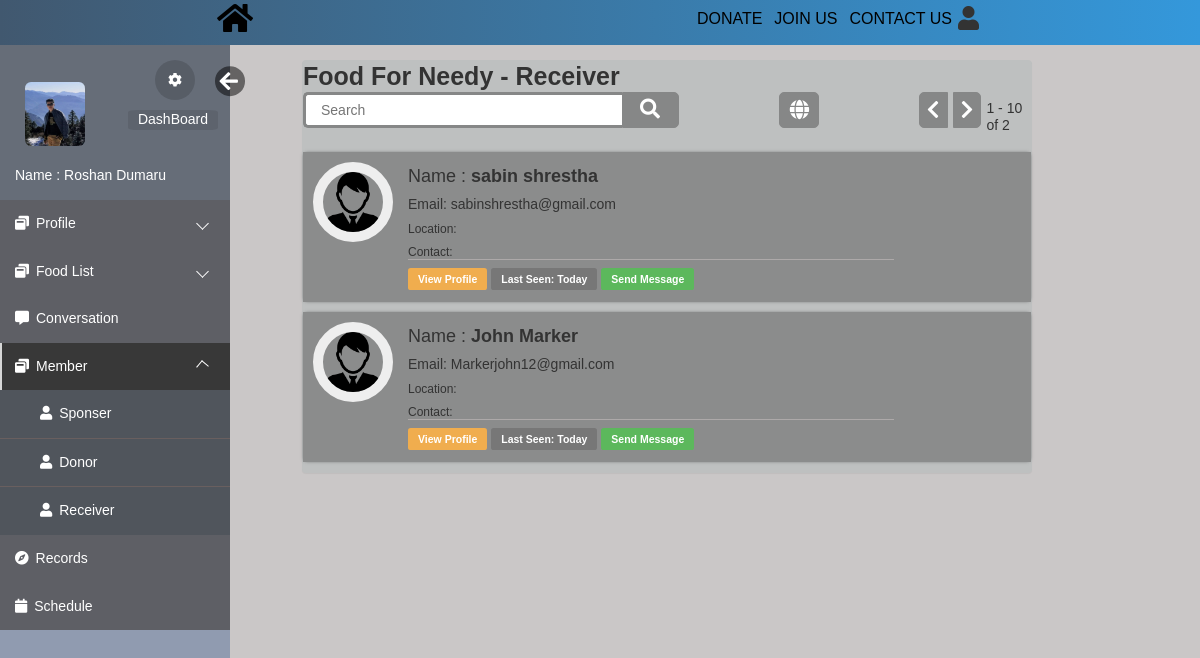
Screenshot of /html/receiver.php (signed in) with the database file from the repository.
### tables this page shows
CREATE TABLE `register` (
  `reg_id` int(10) UNSIGNED NOT NULL,
  `username` varchar(20) NOT NULL,
  `pic` varchar(255) DEFAULT NULL,
  `user_type` varchar(20) DEFAULT NULL,
  `firstname` varchar(20) NOT NULL,
  `lastname` varchar(20) NOT NULL,
  `email` varchar(40) DEFAULT NULL,
  `location` varchar(30) DEFAULT NULL,
  `contact` text DEFAULT NULL COMMENT 'Contact No',
  `dob` date DEFAULT NULL,
  `created_at` timestamp NOT NULL DEFAULT current_timestamp(),
  `updated_at` datetime DEFAULT NULL ON UPDATE current_timestamp(),
  `password` varchar(40) NOT NULL,
  `secret_key` varchar(6) DEFAULT NULL,
  `verified` tinyint(1) NOT NULL DEFAULT 0,
  `verifiedby_id` int(6) NOT NULL DEFAULT 0 COMMENT 'Verified By',
  `remark` varchar(50) DEFAULT NULL,
  `status` tinyint(4) DEFAULT 1,
  `code` varchar(10) DEFAULT NULL
);

### html/receiver.php (the view, shortened to what this page needs)
<?php
$search=0;
$pos10=10;
$pos=@$_GET['pos'];
 ?>
<!DOCTYPE html>
<html lang="en">
<head>
    <link rel="stylesheet" href="https://maxcdn.bootstrapcdn.com/bootstrap/3.3.6/css/bootstrap.min.css">
    <link rel="stylesheet" href="https://maxcdn.bootstrapcdn.com/font-awesome/4.6.3/css/font-awesome.min.css">
    <link rel="stylesheet" href="../css/loginindex.css">
    <link rel="stylesheet" href="css/editprofile.css">
    <link rel="stylesheet" href="css/index.css">
    <link rel="stylesheet" href="https://use.fontawesome.com/releases/v5.3.1/css/all.css">
</head>
<body>
    <div class="navbars">
        <div class="nav0">
            <a href="../index.html"><i class="fa fa-home fa-2x" aria-hidden="true"></i></a>
        </div>
        <div class="navbars1">
            <div class="nav3"><i class="fa fa-user fa-3x"></i>
            </div>
            <div class="nav4"><a href="">CONTACT US</a></div>
            <div class="nav2"><a href="login.php">JOIN US</a></div>
            <div class="nav1"><a href="">DONATE</a></div>
        </div>
    </div>
    <div class="body_wrapper">
        <div class="sidemenu" id="mySidebar">
            <ul>
                <div class="me userBg">
                <div class="images">
                    <img style="margin-top:22px;border-radius: 10%;" src="files/<?php if($_SESSION['pic']==null){echo 'user.png';}else{ echo $_SESSION['pic'];}?>" width="60";>
                    </div>
                    <div class="myinfo">
                        <p class="name">Name :<?php echo $_SESSION['name']?></p>
                    </div>
                    <button class="setting">
                        <a href="editprofile.php"><i class="fa fa-cog" aria-hidden="true"></i></a>
                    </button>
                    <a id="hide" href="#" onclick="closeNav()"><i class="fa fa-arrow-left" aria-hidden="true"></i></a>
                    <button class="cloud">
                        <a href="index.php">DashBoard</a>
                    </button>
                </div>
                <li class="dropdown">
                    <a href="#"><span class="icon"><i class="fa fa-window-restore"></i></span><span>Profile</span></a>
                </li>
                <li class="dropdown">
                    <a href="#"><span class="icon"><i class="fa fa-window-restore"></i></span><span>Food List</span></a>
                </li>
                <li><a href="chat.php"><span class="icon"><i class="fa fa-commenting"></i></span><span>Conversation</span></a></li>
                <li class="dropdown active">
                    <a href="#"><span class="icon"><i class="fa fa-window-restore"></i></span><span>Member</span></a>
                    <ul>
                        <li><a href="sponser.php"><span class="icon"><i class="fa fa-user"></i></span><span>Sponser</span></a></li>
                        <li><a href="donor.php"><span class="icon"><i class="fa fa-user"></i></span><span>Donor</span></a></li>
                        <li><a href="#"><span class="icon"><i class="fa fa-user"></i></span><span>Receiver</span></a></li>
                    </ul>
                    </li>
                <li><a href="records.php"><span class="icon"><i class="fa fa-compass"></i></span><span>Records</span></a></li>
                <li><a href="schedule.php"><span class="icon"><i class="fa fa-calendar"></i></span><span>Schedule</span></a></li>
            </ul>
        </div>
        <div class="container">
            <div class="col-md-8 col-sm-9 contains">
                <div class="panel profile-panel">
        <caption><b style="font-size:25px;">Food For Needy - Receiver</b></caption>
        <br>
        <form action="receiver.php" method="POST">
            <div class="search">
                <input type="text" style="color:black" class="searchTerm" placeholder="Search" name="search" required="required">
                <button type="submit" name="searchsubmit" class="searchButton">
                 <i class="fa fa-search"></i>
                 </button>
                 <a class="globe" href="receiver.php?pos=9999"><i class="fa fa-globe"></i></a>
                  <?php
                          $sql = "SELECT * from `register` WHERE  `user_type`='Receiver'";
                            require_once("DBConnect.php");
                            $resulttotal = $conn-> query($sql);
                            $total = mysqli_num_rows($resulttotal);
                            if($pos==null){$pos=0;
                                $pos10=$pos+10;}else{
                                    $pos10=10;
                                }
                            ?>
              <?php if($pos==null){$pos=0;}?>
              <?php if($pos>0){?>
              <a class="navileft" href="receiver.php?pos=<?php echo $pos-10;?>"><i class="fa fa-chevron-left"></i></a>
              <?php }else { ?>
              <a class="navileft"><i class="fa fa-chevron-left"></i></a>
              <?php } if(($pos+10)<$total){ ?>
              <a class="naviright" href="receiver.php?pos=<?php echo $pos+10;?>"><i class="fa fa-chevron-right"></i></a>
              <?php } else { ?>
                <a class="naviright"><i class="fa fa-chevron-right"></i></a>
              <?php } ?>
              <p style="margin:8px 0 0 5px"><?php echo ($pos+1)." - ".($pos+10);?> of <?php echo $total?></p>
            </div>
    </form>
        <br>
    <?php
     require_once("DBConnect.php");
         if($search==1){
             $sql = "SELECT * from register WHERE `user_type`='Receiver' AND `firstname`='$search_name' ";
         }else{
         $sql = "SELECT * from register WHERE `user_type`='Receiver' AND 1 Limit $pos, $pos10";
         }
     $result = $conn-> query($sql);
     if($result-> num_rows >0){
        while($row = $result-> fetch_assoc()){
            ?>
    <div class="row">
<div class="col-md-12">
    <div class="media">
        <a class="pull-left" href="#">
            <img class="media-object dp img-circle" src="<?php if($row['pic']==null){?>files/user.png<?php }else{?> files/<?php echo $row['pic'];}?>" style="width: 80px;height:80px;">
        </a>
        <div class="media-body">
            <h4 class="media-heading">Name :<strong> <?=$row['firstname']." ".$row['lastname']?></strong></h4>
            <h5>Email: <?=$row['email']?></h5>
            <h6>Location: <?=$row['location']?></h6>
            <h6>Contact: <?=$row['contact']?></h6>
            <hr class="blackLine">
            <a href="viewprofile.php?view=<?=$row['username']?>"><span class="label label-warning">View Profile</span></a>
            <a><span class="label label-default">Last Seen: Today</span></a>
            <a href="chat.php?session_name=<?=$row['username']?>"><span class="label label-success">Send Message</span></a>
        </div>
    </div>
</div>
</div>
         <?php  }}?>
                </div>
            </div>
        </div>
    </div>
</body>
</html>

### css/loginindex.css (style rules this page uses)
* { margin: 0; padding: 0; font-family: sans-serif; list-style: none; text-decoration: none; }
.me #hide, .me #show { position: absolute; transform: scale(1.5); right: -60px; bottom: 95px; width: 20px; padding-top: 2px; padding-left: 3px; color: #FFF; border-radius: 0%; border-style: initial; border-radius: 50%; background: rgba(0, 0, 0, 0.5); }
#mySidebar { transition: 0.4s; }

### html/css/editprofile.css (style rules this page uses)
.sidemenu { float: left; }
.me { position: relative; width: calc(100% - 50px); height: 140px; padding: 15px 25px; margin-bottom: 15px; }
.me .setting { position: absolute; right: -15px; bottom: 85px; width: 40px; height: 40px; padding-top: 2px; color: #FFF; border-radius: 100%; border-style: none; background: rgba(0, 0, 0, 0.15); }
.me .setting a, .me .cloud a { color: #fff; }
.me .cloud { position: absolute; right: -38px; bottom: 55px; height: 20px; color: #FFF; border-style: none; border-radius: 10%; background: rgba(0, 0, 0, 0.09); }
.me .cloud a { padding: 15px 10px 15px 10px; }
.me .myinfo { position: absolute; left: 40px; bottom: 1px; font-size: 14px; color: #FFF; }
.myinfo .name { margin: 0 0 0 -25px; }
.profile-panel { margin-top: 2%; background-color: rgb(190, 192, 192); }
.navbars { display: flex; flex-direction: row; flex-wrap: wrap-reverse; font-size: 1.1rem; justify-content: space-around; background: #2c3e50; background: -webkit-linear-gradient(to left, #3498db, #41586f); background: linear-gradient(to left, #3498db, #41586f); padding-top: 10px; height: 45px; }
.navbars1 { display: flex; flex-direction: row-reverse; flex-wrap: wrap-reverse; font-size: 1.1rem; }
.navbars a { text-decoration: none; color: black; font-size: 1.6rem; font-family: 'Franklin Gothic Medium', 'Arial Narrow', Arial, sans-serif; padding: 6px; }
.navbars>div { margin: 2px; margin-bottom: 10px; margin-right: 1%; margin-top: 4px; text-align: center; font-size: 0.8rem; z-index: 999; }
.navbars .nav3, .navbars .nav0 { margin-top: -3px; cursor: pointer; position: relative; z-index: 3; }

### html/css/index.css (style rules this page uses)
*, *::after, *::before { padding: 0px; margin: 0px; box-sizing: border-box; }
body { font-family: "Quicksand", "SolaimanLipi", sans-serif; font-size: 14px; }
hr.blackLine { border-color: #ada9a9; margin-top: -10px; margin-bottom: 10px; width: 80%; }
.body_wrapper { width: 100%; height: 100%; background: #cac7c7; overflow: hidden; }
.sidemenu { float: left; width: 230px; height: calc(100vh - 10px); background: #909bb0; scrollbar-width: none; }
.sidemenu>ul { background: #666d78; }
.sidemenu>ul>li>a { display: block; position: relative; color: #fff; text-decoration: none; padding: 15px; background: rgba(87, 83, 83, 0.5); }
.sidemenu>ul>li>a>span { margin-right: 7px; }
.sidemenu>ul>li.active>a { background: #383838; color: #ffffff; }
.sidemenu>ul>li.active>a::before { display: block; position: absolute; content: ""; height: 100%; left: 0; top: 0; width: 2px; background-color: #d6d6d6; }
.sidemenu>ul>li>ul>li+li { border-top: 1px solid #695f5f; }
.sidemenu>ul>li>ul>li>a { text-decoration: none; display: block; width: 100%; color: #fff; padding: 15px; background: #50555c; padding-left: 40px; }
.sidemenu>ul>li>ul>li>a>span { margin-right: 7px; }
.sidemenu>ul>.dropdown>a { position: relative; display: block; }
.sidemenu>ul>.dropdown>a::after { content: ""; position: absolute; top: 40%; right: 10%; display: block; height: 9px; width: 9px; border-left: 1px solid #fff; border-bottom: 1px solid #fff; transition: 0.5s; transform: rotate(-45deg); }
.sidemenu>ul>.dropdown>ul { overflow: hidden; transform: 0.3s; transition: 0.3s; height: 0px; }
.sidemenu>ul>.dropdown-open>a { background: #49415482; }
.sidemenu>ul>.dropdown-open>a::after { transform: rotate(130deg); }
.sidemenu>ul>.dropdown-open>ul { transition: all 0.2s; }

### rows the page displays
register: firstname "sabin", lastname "shrestha", email "sabinshrestha@gmail.com"
register: firstname "John", lastname "Marker", email "Markerjohn12@gmail.com"

### other values shown
$_SESSION['name'] "Roshan Dumaru"
$pos+1 "1"
$pos+10 "10"
$total "2"
